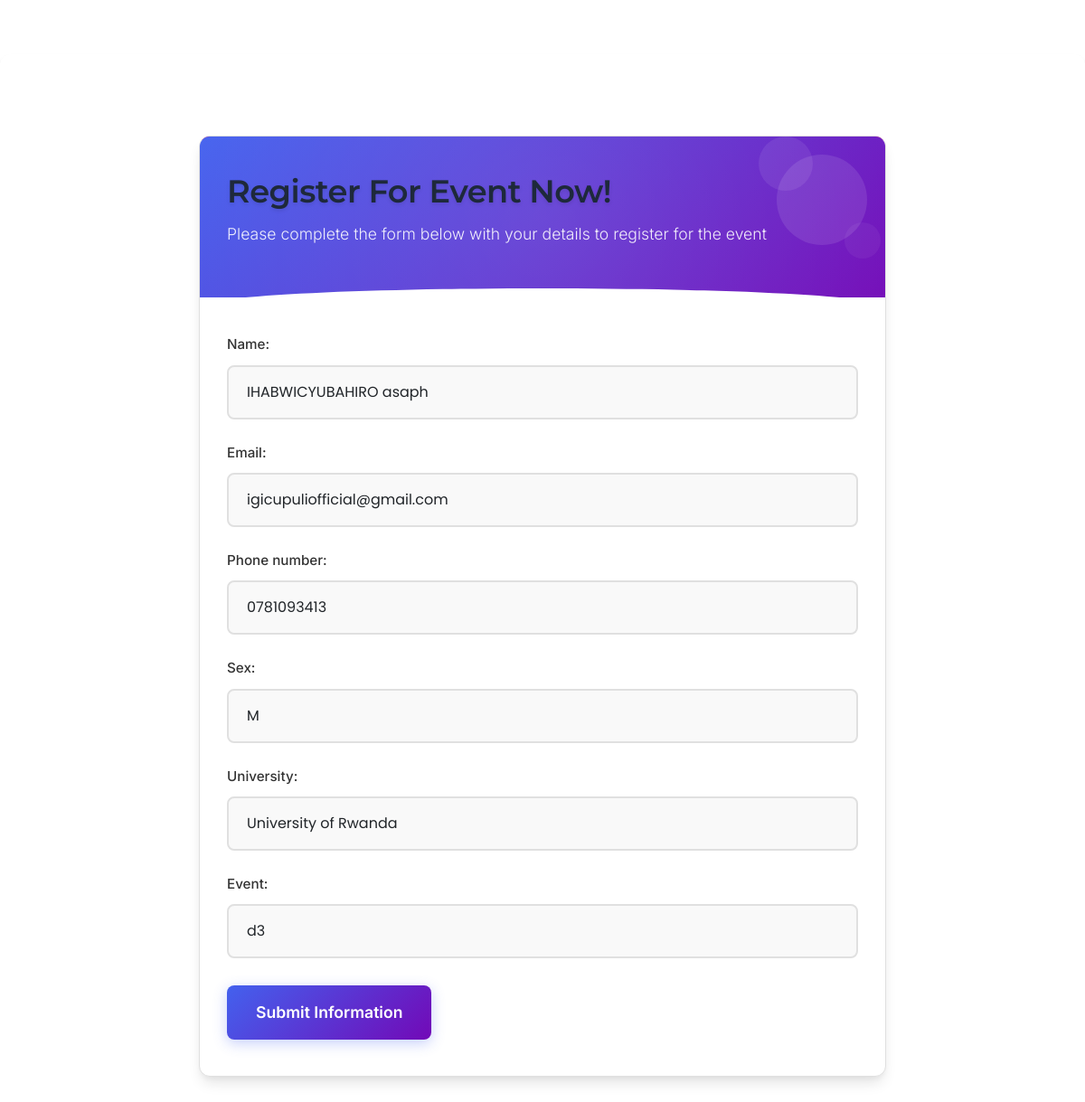
The app's page /participant/edit/4/ with its own data.
### event_app/models.py (models this page shows, shortened)
class Participant_management(models.Model):
    UNIVERSITY_CHOICES = [
        ('University of Rwanda', 'University of Rwanda'),
        ('Kigali Independent University (ULK)', 'Kigali Independent University (ULK)'),
        ('Adventist University of Central Africa (AUCA)', 'Adventist University of Central Africa (AUCA)'),
        ('Kigali Health Institute', 'Kigali Health Institute'),
        ('INES Ruhengeri', 'INES Ruhengeri'),
        ('Other', 'Other'),
    ]
    user = models.OneToOneField(User, on_delete=models.CASCADE, null=True, blank=True)
    name = models.CharField(max_length=150)
    email = models.EmailField()
    phone_number = models.CharField(max_length=20)
    sex = models.CharField(max_length=1)
    university = models.CharField(
        max_length=100,
        choices=UNIVERSITY_CHOICES,
        default='University of Rwanda',
        verbose_name="University"
    )
    Event = models.ForeignKey('Event_management', on_delete=models.CASCADE)

### event_app/views.py (the view)
# urls.py: path('participant/edit/<int:participant_id>/', views.edit_participant, name='edit_participant'),
def edit_participant(request, participant_id):
    participant = get_object_or_404(Participant_management, id=participant_id)
    if request.method == 'POST':
        form = ParticipantManagementForm(request.POST, instance=participant)
        if form.is_valid():
            form.save()
            messages.success(request, 'Participant updated successfully!')
            return redirect('participant_list')
    else:
        form = ParticipantManagementForm(instance=participant)
    return render(request, 'participant_form.html', {'form': form, 'participant': participant})

### event_app/forms.py
class ParticipantManagementForm(forms.ModelForm):
    class Meta:
        model = Participant_management
        fields = ['name', 'email', 'phone_number','sex','university','Event']
        widgets = {
            'name': forms.TextInput(attrs={'class': 'form-control', 'placeholder': 'Enter participant name'}),
            'email': forms.EmailInput(attrs={'class': 'form-control', 'placeholder': 'Enter participant email'}),
            'phone_number': forms.TextInput(attrs={'class': 'form-control', 'placeholder': 'Enter phone number'}),
            'sex': forms.TextInput(attrs={'class': 'form-control', 'placeholder': 'enter F or M'}),
            'university': forms.Select(attrs={'class': 'form-control'}),
            'Event': forms.Select(attrs={'class': 'form-control'}),
        }

### event_app/models.py (called while the page is built)
    def __str__(self):
        return self.title

### event_app/templates/participant_form.html (shortened to what this page needs)
{% extends 'base.html' %}
{% block content %}
    <div class="form-container">
        <div class="form-wrapper">
            <div class="progress-indicator"></div>
            <div class="form-header">
                <div class="form-decoration"></div>
                <h1 class="form-heading">Register For Event Now!</h1>
                <p class="form-subheading">Please complete the form below with your details to register for the event</p>
            </div>
            <form method="POST" class="my-form" id="registrationForm">
                <div class="form-fields">
                    {{ form.as_p }}
                </div>
                <button type="submit" class="submit-btn" id="submitBtn">
                    <span>Submit Information</span>
                </button>
            </form>
        </div>
    </div>
{% endblock content %}

### event_app/templates/base.html (style rules this page uses)
:root { --primary: #4f46e5; --primary-dark: #4338ca; --secondary: #f97316; --dark: #1e293b; --light: #f8fafc; --gray: #64748b; --gray-light: #e2e8f0; --success: #10b981; --error: #ef4444; --warning: #f59e0b; --info: #3b82f6; --border-radius: 8px; --transition: all 0.3s ease; }
* { margin: 0; padding: 0; box-sizing: border-box; font-family: 'Inter', sans-serif; }
body { background-color: var(--light); color: var(--dark); line-height: 1.6; }
label { display: block; font-weight: 500; margin-bottom: 8px; color: var(--dark); font-size: 14px; }
input[type="text"], input[type="email"], input[type="password"], input[type="number"], textarea, select { width: 100%; padding: 12px 15px; border: 1px solid var(--gray-light); border-radius: var(--border-radius); font-size: 14px; transition: var(--transition); background-color: var(--light); }
h1, h2, h3, h4, h5, h6 { font-family: 'Poppins', sans-serif; font-weight: 600; color: var(--dark); }

### records on screen
Participant_management: name "IHABWICYUBAHIRO asaph", email "igicupuliofficial@gmail.com", phone_number "0781093413", sex "M", university "University of Rwanda", Event "d3"
